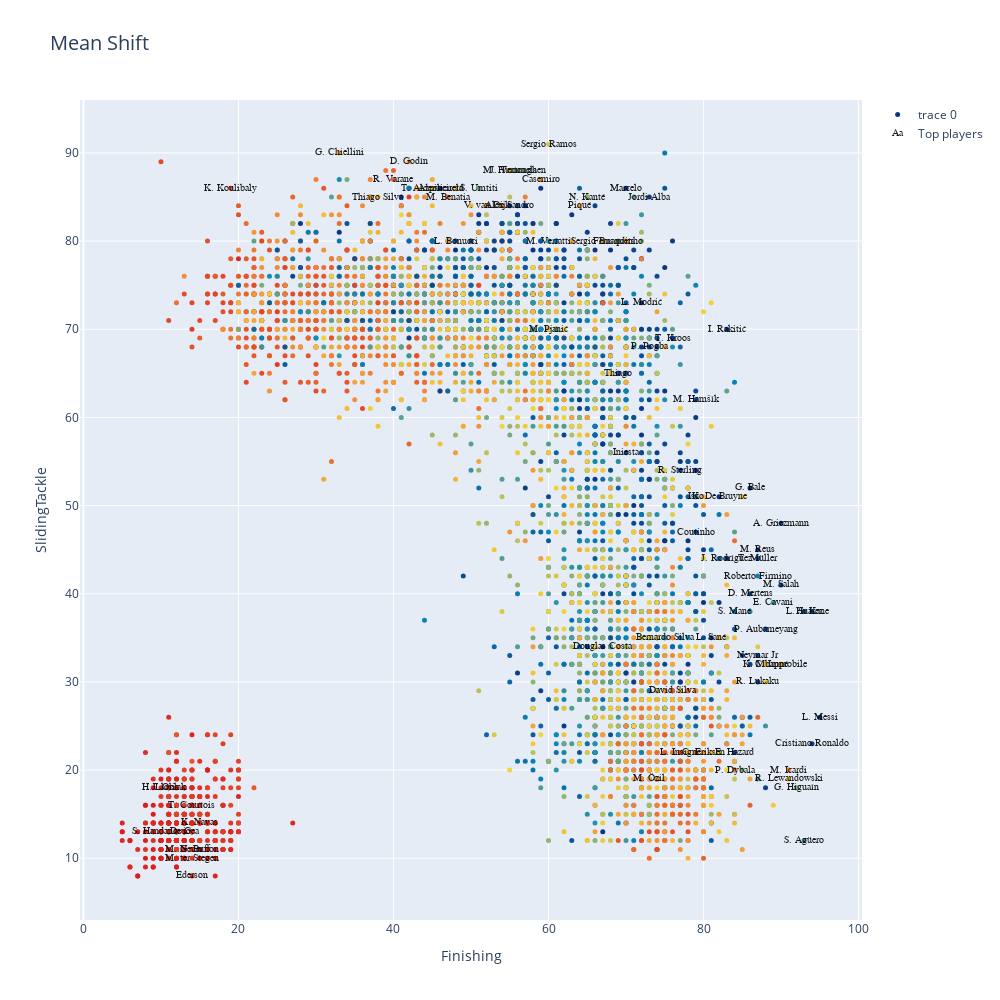

The cell this chart's notebook holds for it:
### Code cell
data=[]
bool_crack=df_n["Overall"] > 85
bool_no_crack=df_n["Overall"]<86


#Eligo dos números entre 0 y  de n_skills-1
skill_1=skills_ratings[1]
skill_2=skills_ratings[28]


MeanShift_clusters = go.Scatter(x=df_skills[skill_1], y=df_skills[skill_2],
                           mode='markers',
                        text=df_n.loc[:,'Name'],
                           marker=dict(
                                size=5,
                                color = clusters2.astype(np.float), #set color equal to a variable
                                colorscale='Portland',
                                showscale=False)
                           )

crack =go.Scatter(x=df_skills.loc[bool_crack,skill_1], y=df_skills.loc[bool_crack,skill_2],name='Top players',
                      text=df_n.loc[bool_crack,'Name'],
                      textfont=dict(family='sans serif',size=10,color='black'),
                      opacity=0.9,mode='text')

data=[MeanShift_clusters,crack]

layout = go.Layout(title="Mean Shift",titlefont=dict(size=20),
                xaxis=dict(title=skill_1),
                yaxis=dict(title=skill_2),
                autosize=False, width=1000,height=1000)

fig = go.Figure(data=data, layout=layout)

iplot(fig)

### Figure 1 — Plotly figure (JSON) as saved in the notebook; plotly's stock layout.template omitted (floating-point values rounded to 4 significant figures; data arrays with more than 128 entries replaced by an {"elided": "..."} marker saying what was removed)
{"data": [{"marker": {"color": {"elided": "4749 int values"}, "colorscale": [[0, "rgb(12,51,131)"], [0.25, "rgb(10,136,186)"], [0.5, "rgb(242,211,56)"], [0.75, "rgb(242,143,56)"], [1, "rgb(217,30,30)"]], "showscale": false, "size": 5}, "mode": "markers", "text": {"elided": "4749 str values"}, "type": "scatter", "x": {"elided": "4749 int values"}, "y": {"elided": "4749 int values"}}, {"mode": "text", "name": "Top players", "opacity": 0.9, "text": ["L. Messi", "Cristiano Ronaldo", "Neymar Jr", "De Gea", "K. De Bruyne", "E. Hazard", "L. Modrić", "L. Suárez", "Sergio Ramos", "J. Oblak", "R. Lewandowski", "T. Kroos", "D. Godín", "David Silva", "N. Kanté", "P. Dybala", "H. Kane", "A. Griezmann", "M. ter Stegen", "T. Courtois", "Sergio Busquets", "E. Cavani", "M. Neuer", "S. Agüero", "G. Chiellini", "K. Mbappé", "M. Salah", "Casemiro", "J. Rodríguez", "L. Insigne", "Isco", "C. Eriksen", "Coutinho", "P. Aubameyang", "M. Hummels", "Marcelo", "G. Bale", "H. Lloris", "G. Higuaín", "Thiago Silva", "S. Handanovič", "G. Buffon", "S. Umtiti", "M. Icardi", "K. Koulibaly", "P. Pogba", "K. Navas", "R. Lukaku", "C. Immobile", "Jordi Alba", "D. Mertens", "J. Vertonghen", "M. Hamšík", "I. Rakitić", "Piqué", "L. Sané", "Bernardo Silva", "Ederson", "S. Mané", "V. van Dijk", "R. Sterling", "Roberto Firmino", "R. Varane", "M. Verratti", "Alex Sandro", "Douglas Costa", "T. Müller", "Thiago", "M. Reus", "Azpilicueta", "L. Bonucci", "T. Alderweireld", "M. Pjanić", "M. Benatia", "M. Özil", "Fernandinho", "Iniesta"], "textfont": {"color": "black", "family": "sans serif", "size": 10}, "type": "scatter", "x": [95, 94, 87, 13, 82, 84, 72, 93, 60, 11, 91, 76, 42, 76, 65, 84, 94, 90, 14, 14, 67, 89, 13, 93, 33, 88, 90, 59, 83, 77, 79, 80, 79, 88, 55, 70, 86, 10, 92, 38, 10, 15, 51, 91, 19, 73, 15, 87, 90, 73, 86, 56, 79, 83, 64, 81, 75, 14, 84, 52, 77, 87, 40, 60, 55, 67, 87, 69, 87, 46, 48, 45, 60, 47, 73, 69, 70], "y": [26, 23, 33, 13, 51, 22, 73, 38, 91, 18, 19, 69, 89, 29, 85, 20, 38, 48, 10, 16, 80, 39, 11, 12, 90, 32, 41, 87, 44, 22, 51, 22, 47, 36, 88, 86, 52, 18, 18, 85, 13, 11, 86, 20, 86, 68, 14, 30, 32, 85, 40, 88, 62, 70, 84, 35, 35, 8, 38, 84, 54, 42, 87, 80, 84, 34, 44, 65, 45, 86, 80, 86, 70, 85, 19, 80, 56]}], "layout": {"autosize": false, "height": 1000, "title": {"font": {"size": 20}, "text": "Mean Shift"}, "width": 1000, "xaxis": {"title": {"text": "Finishing"}}, "yaxis": {"title": {"text": "SlidingTackle"}}}}
